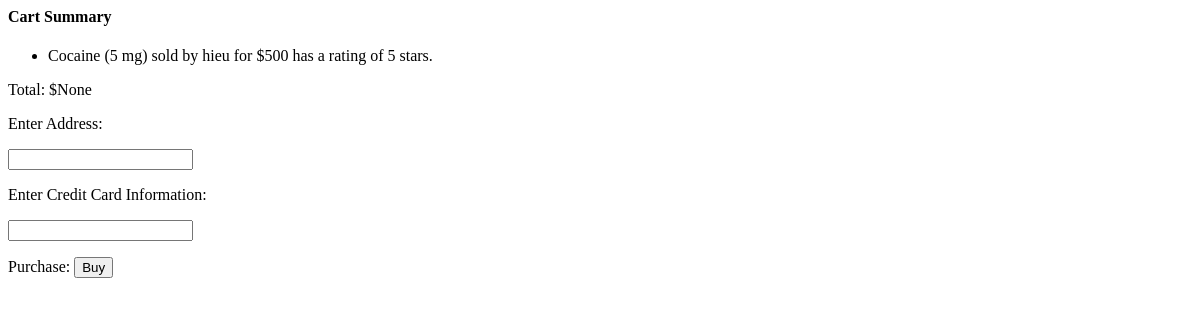
The page /checkout/ on the database as committed earlier.
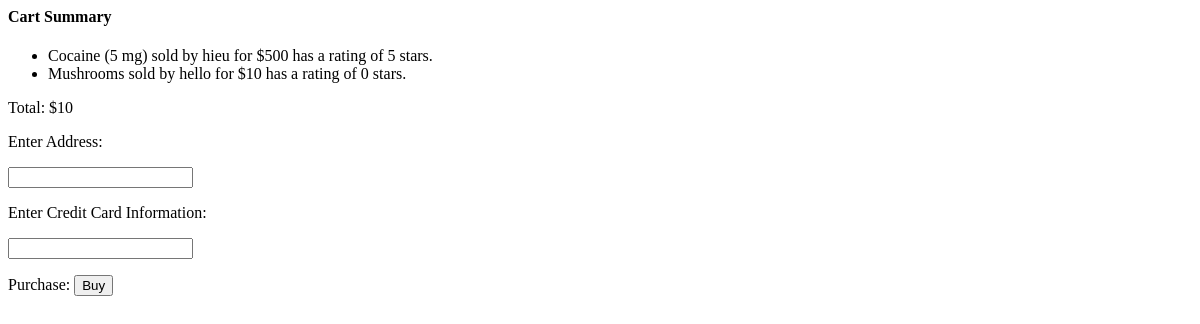
The same page on the database as committed later.
### app/models.py (models this page shows, shortened)
class Item(db.Model):
    __searchable__ = ['itemname']
    id = db.Column(db.Integer, primary_key=True)
    itemname = db.Column(db.String(256))
    seller = db.Column(db.String(64), db.ForeignKey('user.username'))
    price = db.Column(db.Integer)
    rating = db.Column(db.Integer)
    numberofratings = db.Column(db.Integer)
    sumofratings = db.Column(db.Integer)
    img = db.Column(db.Text)
    name = db.Column(db.Text)
    mimetype = db.Column(db.Text)
    def __repr__(self):
        return f'''{self.itemname} sold by {self.seller} for ${self.price} has a rating of {self.rating} stars.'''

### app/routes.py (the view, shortened to what this page needs)
@myapp_obj.route('/checkout/', methods = ["GET", "POST"])
def buyItems():
    return render_template('shipping.html', buyInfo=CheckoutInfo.query.all(), items = Item.query.all(), total_price = (CartItem.query.with_entities(sql.func.sum(CartItem.price))).scalar())

### app/models.py
class SearchForm(FlaskForm):
    searched = StringField("Searched", validators = [DataRequired()])
    submit = SubmitField("Submit")

### app/routes.py (called while the page is built)
@myapp_obj.context_processor
def base():
    form = SearchForm()
    return dict(form = form)

### app/templates/shipping.html (shortened to what this page needs)
<html>
    <body>
        <form action="#" method = "POST">
            <h4> Cart Summary </h4>
		    <ul>
		    {% for item in items %}
		        <li> {{item}} </li>
		    {% endfor %}
		    </ul>
            Total: ${{total_price}}
            <p> Enter Address: </p>
            <p> <input type = "text" name = "address"> </p>
            <p> Enter Credit Card Information: </p>
            <p> <input type = "number" name = "number"> </p>
            <p> Purchase: <input type = submit name = "submit" value = "Buy"> </p>
        </form>
    </body>
</html>

Rows that differ between the two databases and show on the page:
added Item: itemname+seller+price "Mushrooms sold by hello for $10 has a rating of 0 stars."
Other text that changed with them:
{{ total_price }}: "None" → "10"
